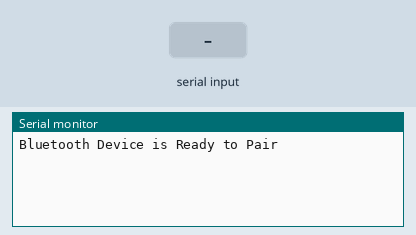
Recording of a sketch running on a simulated ESP32. Parts: the last lines printed to the serial monitor. The test bench sets the inputs (shaded band). Nothing arrives over Bluetooth unless stated.

Above: at 1.2 s.
1.3 s: "1" received over the second serial link
At 2.5 s:
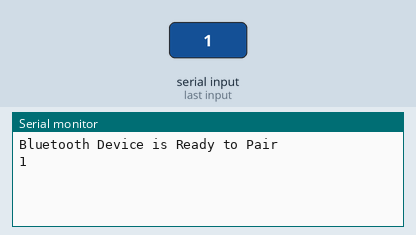
2.8 s: "0" received over the second serial link
At 3.8 s:
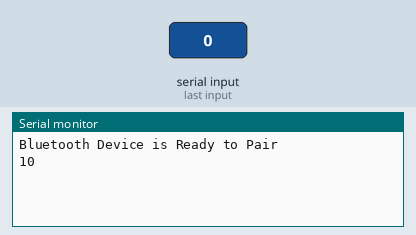

The sketch:

P4E52.ino
```cpp
#include <BluetoothSerial.h>

BluetoothSerial SerialBT;

void setup() {
  Serial.begin(115200);
  SerialBT.begin("ESP32"); // Nombre del dispositivo Bluetooth
  Serial.println("Bluetooth Device is Ready to Pair");
}

void loop() {
  if (SerialBT.available()) {
    Serial.write(SerialBT.read());
  }
  if (Serial.available()) {
    SerialBT.write(Serial.read());
  }
}
```

Measured:
- after the input at 1.3 s, the serial monitor: prints a new line at once (image 1)
- after the input at 2.8 s, the serial monitor: prints a new line at once (image 2)
